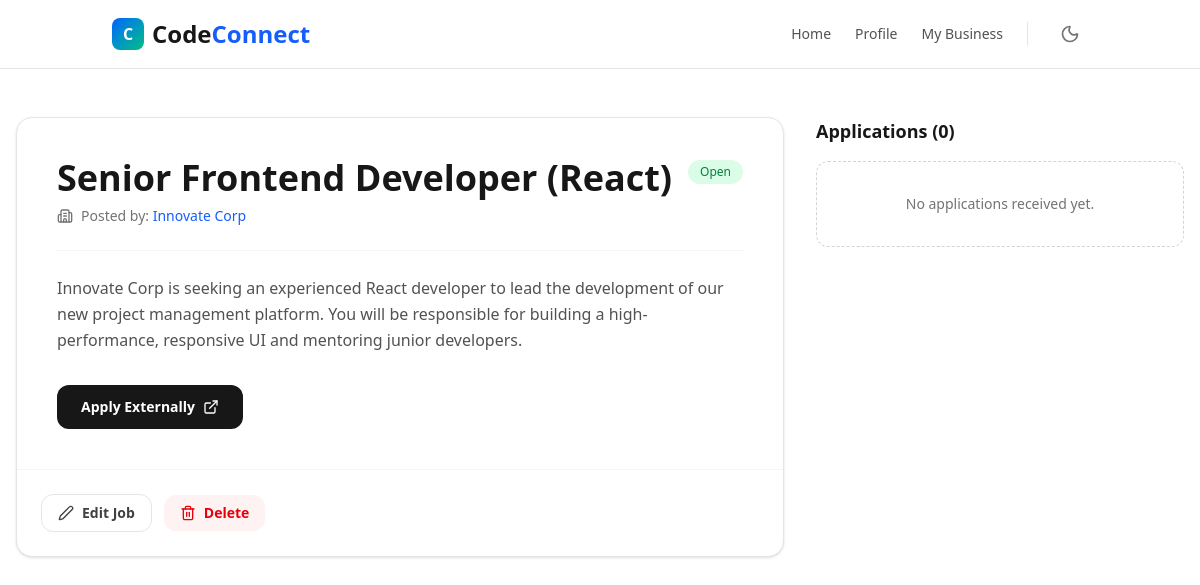
Screenshot of /job/1 (signed in) with the database file from the repository.
### tables this page shows
CREATE TABLE jobs (
	id INTEGER PRIMARY KEY AUTOINCREMENT,
	user_id INTEGER NOT NULL,
	title TEXT NOT NULL,
	description TEXT NOT NULL,
	link TEXT,
	status INTEGER NOT NULL DEFAULT 0,
	created_at DATETIME DEFAULT CURRENT_TIMESTAMP,
	FOREIGN KEY (user_id) REFERENCES users(id) ON DELETE CASCADE
);

CREATE TABLE users (
	id INTEGER PRIMARY KEY AUTOINCREMENT,
	name TEXT,
	email TEXT NOT NULL UNIQUE,
	password TEXT NOT NULL,
	role INTEGER NOT NULL,
	permission INTEGER NOT NULL DEFAULT 0,
	instructor_id INTEGER NULL,
	graduation TEXT,
	bio TEXT,
	created_at DATETIME DEFAULT CURRENT_TIMESTAMP,
	FOREIGN KEY (instructor_id) REFERENCES users(id) ON DELETE SET NULL
);

### main.py (the view)
@app.route('/job/<int:job_id>', methods=['GET'])
def job_page(job_id):
    if 'user_id' not in session:
        flash("You need to be logged in to view this page.", "warning")
        return redirect(url_for('login'))
    job = get_job_by_id(job_id, engine)
    if job:
        applications = []
        my_application = None
        if session.get('user_id') == job.user_id:
            applications = get_job_applications(job_id, engine)
        elif session.get('role') in [2, 3]:
            with engine.connect() as conn:
                query = text("SELECT * FROM job_applications WHERE job_id = :job_id AND user_id = :user_id")
                my_application = conn.execute(query, {"job_id": job_id, "user_id": session.get('user_id')}).mappings().first()
        return render_template('job.html', job=job, applications=applications, my_application=my_application)
    else:
        flash("Job not found.", "danger")
        return redirect(url_for('index'))

### api/job.py (called while the page is built)
def get_job_by_id(job_id, engine):
    try:
        with engine.connect() as connection:
            query = text("""
                SELECT
                    j.id, j.title, j.description, j.link, j.status, j.user_id,
                    u.name AS user_name, u.email
                FROM jobs j
                JOIN users u ON j.user_id = u.id
                WHERE j.id = :job_id
            """)
            result = connection.execute(query, {"job_id": job_id}).mappings().first()
            return result
    except Exception as e:
        print(f"Database error fetching job by ID: {e}")
        return None

def get_job_applications(job_id, engine):
    try:
        with engine.connect() as conn:
            query = text("""
                SELECT a.id, a.user_id, a.resume_path, a.cover_letter_path, u.name, u.email
                FROM job_applications a
                JOIN users u ON a.user_id = u.id
                WHERE a.job_id = :job_id
            """)
            return conn.execute(query, {"job_id": job_id}).mappings().all()
    except Exception as e:
        print(f"Error fetching job applications: {e}")
        return []

### main.py (called while the page is built)
    @event.listens_for(engine, "connect")
    def set_sqlite_pragma(dbapi_connection, connection_record):
        cursor = dbapi_connection.cursor()
        cursor.execute("PRAGMA foreign_keys=ON")
        cursor.close()

### templates/job.html (shortened to what this page needs)
{% extends "./layouts/shell.html" %}
{% block content %}
  <div class="container mx-auto max-w-7xl px-4 py-12">
    <div class="{% if session.user_id == job.user_id %}grid grid-cols-1 gap-8 lg:grid-cols-3{% else %}max-w-4xl mx-auto{% endif %}">
      <div class="{% if session.user_id == job.user_id %}lg:col-span-2{% endif %} space-y-8">
        <div class="overflow-hidden rounded-2xl border border-neutral-200 bg-white shadow-sm dark:border-neutral-800 dark:bg-neutral-900">
          <div class="p-8 md:p-10">
            <div id="job-details">
              <div class="flex flex-col-reverse gap-4 md:flex-row md:items-start md:justify-between">
                <div>
                  <h1 class="mb-2 text-3xl font-bold text-neutral-900 md:text-4xl dark:text-white">{{ job.title }}</h1>
                  <div class="flex items-center gap-2 text-sm text-neutral-500 dark:text-neutral-400">
                    <i data-lucide="building-2" class="h-4 w-4"></i>
                    <span>Posted by: <a href="/business/{{ job.user_id }}" class="font-medium text-blue-600 hover:underline dark:text-blue-400">{{ job.user_name }}</a></span>
                  </div>
                </div>
                <div>
                  {% if job.status == 2 %}
                    <span class="inline-flex items-center rounded-full bg-red-100 px-3 py-1 text-xs font-medium text-red-700 dark:bg-red-900/30 dark:text-red-400">Closed</span>
                  {% elif job.status == 1 %}
                    <span class="inline-flex items-center rounded-full bg-green-100 px-3 py-1 text-xs font-medium text-green-700 dark:bg-green-900/30 dark:text-green-400">Open</span>
                  {% else %}
                    <span class="inline-flex items-center rounded-full bg-neutral-100 px-3 py-1 text-xs font-medium text-neutral-600 dark:bg-neutral-800 dark:text-neutral-300">Draft</span>
                  {% endif %}
                </div>
              </div>
              <hr class="my-6 border-neutral-100 dark:border-neutral-800" />
              <div class="prose prose-neutral dark:prose-invert max-w-none text-neutral-600 dark:text-neutral-300">
                <p class="leading-relaxed whitespace-pre-line">{{ job.description }}</p>
              </div>
              {% if job.link %}
                <div class="mt-8">
                  <a href="{{ job.link }}" target="_blank" class="inline-flex items-center gap-2 rounded-xl bg-neutral-900 px-6 py-3 text-sm font-bold text-white transition hover:bg-neutral-700 dark:bg-white dark:text-neutral-900 dark:hover:bg-neutral-200"> Apply Externally <i data-lucide="external-link" class="h-4 w-4"></i> </a>
                </div>
              {% endif %}
            </div>
          </div>
          {% if session.user_id == job.user_id %}
            <div class="flex items-center gap-3 border-t border-neutral-100 p-6 dark:border-neutral-800" id="control-buttons">
              <button onclick="toggleEditForm()" class="flex items-center gap-2 rounded-xl border border-neutral-200 bg-white px-4 py-2 text-sm font-bold text-neutral-700 hover:bg-neutral-50 dark:border-neutral-700 dark:bg-neutral-800 dark:text-neutral-300 dark:hover:bg-neutral-700"><i data-lucide="edit-2" class="h-4 w-4"></i> Edit Job</button>
              <form action="/job/{{ job.id }}/delete" method="POST" onsubmit="return confirm('Are you sure you want to delete this job?');">
                <button type="submit" class="flex items-center gap-2 rounded-xl bg-red-50 px-4 py-2 text-sm font-bold text-red-600 hover:bg-red-100 dark:bg-red-900/20 dark:text-red-400 dark:hover:bg-red-900/40"><i data-lucide="trash-2" class="h-4 w-4"></i> Delete</button>
              </form>
            </div>
          {% endif %}
        </div>
      </div>
      {% if session.user_id == job.user_id %}
        <div class="lg:col-span-1">
          <h3 class="mb-4 text-lg font-bold text-neutral-900 dark:text-white">Applications ({{ applications|length }})</h3>
          <div class="space-y-4">
            {% if applications %}
              {% for app in applications %}
                <div class="rounded-xl border border-neutral-200 bg-white p-4 shadow-sm transition hover:border-blue-300 dark:border-neutral-800 dark:bg-neutral-900 dark:hover:border-blue-700">
                  <div class="mb-2 flex items-start justify-between">
                    <div>
                      <p class="font-bold text-neutral-900 dark:text-white">{{ app.name or app.email }}</p>
                      <p class="text-xs text-neutral-500 dark:text-neutral-400">Applied recently</p>
                    </div>
                    <a href="/application/{{ app.id }}" class="rounded-lg bg-neutral-100 p-2 text-neutral-600 hover:bg-neutral-200 dark:bg-neutral-800 dark:text-neutral-400 dark:hover:bg-neutral-700">
                      <i data-lucide="message-square" class="h-4 w-4"></i>
                    </a>
                  </div>
                  <div class="mt-3 flex gap-2">
                    {% if app.resume_path %}
                      <a href="{{ app.resume_path }}" target="_blank" class="flex-1 rounded-lg border border-neutral-200 py-1.5 text-center text-xs font-medium text-neutral-600 hover:bg-neutral-50 dark:border-neutral-700 dark:text-neutral-400 dark:hover:bg-neutral-800"> Resume </a>
                    {% endif %}
                    {% if app.cover_letter_path %}
                      <a href="{{ app.cover_letter_path }}" target="_blank" class="flex-1 rounded-lg border border-neutral-200 py-1.5 text-center text-xs font-medium text-neutral-600 hover:bg-neutral-50 dark:border-neutral-700 dark:text-neutral-400 dark:hover:bg-neutral-800"> Cover Letter </a>
                    {% endif %}
                  </div>
                </div>
              {% endfor %}
            {% else %}
              <div class="rounded-xl border border-dashed border-neutral-300 p-8 text-center text-neutral-500 dark:border-neutral-700">
                <p class="text-sm">No applications received yet.</p>
              </div>
            {% endif %}
          </div>
        </div>
      {% endif %}
    </div>
  </div>
{% endblock %}

### rows the page displays
jobs: title "Senior Frontend Developer (React)", description "Innovate Corp is seeking an experienced React developer to lead the development of our new project management platform. You will be responsible for building a high-performance, responsive UI and mentoring junior developers."
users: user_name "Innovate Corp"

### other values shown
{{ applications|length }} "0"
